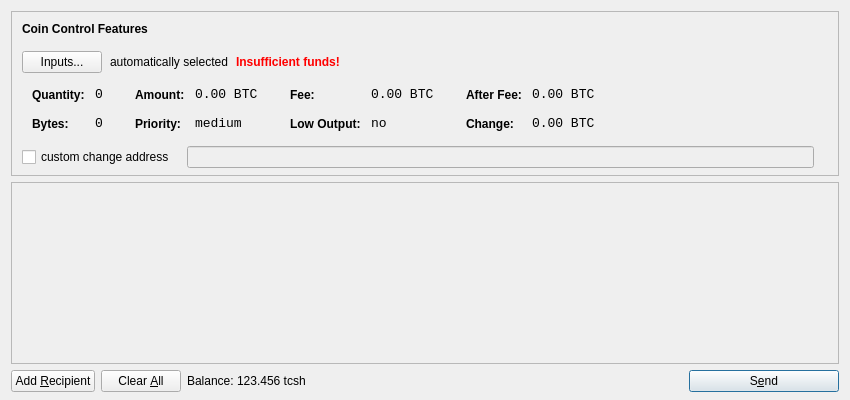
<?xml version="1.0" encoding="UTF-8"?>
<ui version="4.0">
 <class>SendCoinsDialog</class>
 <widget class="QDialog" name="SendCoinsDialog">
  <property name="geometry">
   <rect>
    <x>0</x>
    <y>0</y>
    <width>850</width>
    <height>400</height>
   </rect>
  </property>
  <property name="windowTitle">
   <string>Send Coins</string>
  </property>
  <layout class="QVBoxLayout" name="verticalLayout" stretch="0,1,0">
   <property name="bottomMargin">
    <number>8</number>
   </property>
   <item>
    <widget class="QFrame" name="frameCoinControl">
     <property name="sizePolicy">
      <sizepolicy hsizetype="Expanding" vsizetype="Expanding">
       <horstretch>0</horstretch>
       <verstretch>0</verstretch>
      </sizepolicy>
     </property>
     <property name="maximumSize">
      <size>
       <width>16777215</width>
       <height>16777215</height>
      </size>
     </property>
     <property name="frameShape">
      <enum>QFrame::StyledPanel</enum>
     </property>
     <property name="frameShadow">
      <enum>QFrame::Sunken</enum>
     </property>
     <layout class="QVBoxLayout" name="verticalLayoutCoinControl2">
      <property name="spacing">
       <number>-1</number>
      </property>
      <property name="leftMargin">
       <number>0</number>
      </property>
      <property name="topMargin">
       <number>0</number>
      </property>
      <property name="rightMargin">
       <number>0</number>
      </property>
      <property name="bottomMargin">
       <number>6</number>
      </property>
      <item>
       <layout class="QVBoxLayout" name="verticalLayoutCoinControl" stretch="0,0,0,0,1">
        <property name="spacing">
         <number>0</number>
        </property>
        <property name="leftMargin">
         <number>10</number>
        </property>
        <property name="topMargin">
         <number>10</number>
        </property>
        <item>
         <layout class="QHBoxLayout" name="horizontalLayoutCoinControl1">
          <property name="bottomMargin">
           <number>15</number>
          </property>
          <item>
           <widget class="QLabel" name="labelCoinControlFeatures">
            <property name="sizePolicy">
             <sizepolicy hsizetype="Preferred" vsizetype="Maximum">
              <horstretch>0</horstretch>
              <verstretch>0</verstretch>
             </sizepolicy>
            </property>
            <property name="font">
             <font>
              <weight>75</weight>
              <bold>true</bold>
             </font>
            </property>
            <property name="styleSheet">
             <string notr="true">font-weight:bold;</string>
            </property>
            <property name="text">
             <string>Coin Control Features</string>
            </property>
           </widget>
          </item>
         </layout>
        </item>
        <item>
         <layout class="QHBoxLayout" name="horizontalLayoutCoinControl2" stretch="0,0,0,0">
          <property name="spacing">
           <number>8</number>
          </property>
          <property name="bottomMargin">
           <number>10</number>
          </property>
          <item>
           <widget class="QPushButton" name="pushButtonCoinControl">
            <property name="styleSheet">
             <string notr="true"/>
            </property>
            <property name="text">
             <string>Inputs...</string>
            </property>
           </widget>
          </item>
          <item>
           <widget class="QLabel" name="labelCoinControlAutomaticallySelected">
            <property name="text">
             <string>automatically selected</string>
            </property>
            <property name="margin">
             <number>5</number>
            </property>
           </widget>
          </item>
          <item>
           <widget class="QLabel" name="labelCoinControlInsuffFunds">
            <property name="font">
             <font>
              <weight>75</weight>
              <bold>true</bold>
             </font>
            </property>
            <property name="styleSheet">
             <string notr="true">color:red;font-weight:bold;</string>
            </property>
            <property name="text">
             <string>Insufficient funds!</string>
            </property>
            <property name="margin">
             <number>5</number>
            </property>
           </widget>
          </item>
          <item>
           <spacer name="horizontalSpacerCoinControl">
            <property name="orientation">
             <enum>Qt::Horizontal</enum>
            </property>
            <property name="sizeHint" stdset="0">
             <size>
              <width>40</width>
              <height>1</height>
             </size>
            </property>
           </spacer>
          </item>
         </layout>
        </item>
        <item>
         <widget class="QWidget" name="widgetCoinControl" native="true">
          <property name="sizePolicy">
           <sizepolicy hsizetype="Preferred" vsizetype="Preferred">
            <horstretch>0</horstretch>
            <verstretch>0</verstretch>
           </sizepolicy>
          </property>
          <property name="minimumSize">
           <size>
            <width>0</width>
            <height>0</height>
           </size>
          </property>
          <property name="styleSheet">
           <string notr="true"/>
          </property>
          <layout class="QHBoxLayout" name="horizontalLayoutCoinControl5">
           <property name="margin">
            <number>0</number>
           </property>
           <item>
            <layout class="QHBoxLayout" name="horizontalLayoutCoinControl3" stretch="0,0,0,1">
             <property name="spacing">
              <number>20</number>
             </property>
             <property name="topMargin">
              <number>0</number>
             </property>
             <property name="bottomMargin">
              <number>10</number>
             </property>
             <item>
              <layout class="QFormLayout" name="formLayoutCoinControl1">
               <property name="horizontalSpacing">
                <number>10</number>
               </property>
               <property name="verticalSpacing">
                <number>14</number>
               </property>
               <property name="leftMargin">
                <number>10</number>
               </property>
               <property name="topMargin">
                <number>4</number>
               </property>
               <property name="rightMargin">
                <number>6</number>
               </property>
               <item row="0" column="0">
                <widget class="QLabel" name="labelCoinControlQuantityText">
                 <property name="styleSheet">
                  <string notr="true">font-weight:bold;</string>
                 </property>
                 <property name="text">
                  <string>Quantity:</string>
                 </property>
                 <property name="margin">
                  <number>0</number>
                 </property>
                </widget>
               </item>
               <item row="0" column="1">
                <widget class="QLabel" name="labelCoinControlQuantity">
                 <property name="font">
                  <font>
                   <family>Monospace</family>
                   <pointsize>10</pointsize>
                  </font>
                 </property>
                 <property name="cursor">
                  <cursorShape>IBeamCursor</cursorShape>
                 </property>
                 <property name="contextMenuPolicy">
                  <enum>Qt::ActionsContextMenu</enum>
                 </property>
                 <property name="text">
                  <string notr="true">0</string>
                 </property>
                 <property name="margin">
                  <number>0</number>
                 </property>
                 <property name="textInteractionFlags">
                  <set>Qt::LinksAccessibleByMouse|Qt::TextSelectableByKeyboard|Qt::TextSelectableByMouse</set>
                 </property>
                </widget>
               </item>
               <item row="1" column="0">
                <widget class="QLabel" name="labelCoinControlBytesText">
                 <property name="styleSheet">
                  <string notr="true">font-weight:bold;</string>
                 </property>
                 <property name="text">
                  <string>Bytes:</string>
                 </property>
                </widget>
               </item>
               <item row="1" column="1">
                <widget class="QLabel" name="labelCoinControlBytes">
                 <property name="font">
                  <font>
                   <family>Monospace</family>
                   <pointsize>10</pointsize>
                  </font>
                 </property>
                 <property name="cursor">
                  <cursorShape>IBeamCursor</cursorShape>
                 </property>
                 <property name="contextMenuPolicy">
                  <enum>Qt::ActionsContextMenu</enum>
                 </property>
                 <property name="text">
                  <string notr="true">0</string>
                 </property>
                 <property name="textInteractionFlags">
                  <set>Qt::LinksAccessibleByMouse|Qt::TextSelectableByKeyboard|Qt::TextSelectableByMouse</set>
                 </property>
                </widget>
               </item>
              </layout>
             </item>
             <item>
              <layout class="QFormLayout" name="formLayoutCoinControl2">
               <property name="horizontalSpacing">
                <number>10</number>
               </property>
               <property name="verticalSpacing">
                <number>14</number>
               </property>
               <property name="leftMargin">
                <number>6</number>
               </property>
               <property name="topMargin">
                <number>4</number>
               </property>
               <property name="rightMargin">
                <number>6</number>
               </property>
               <item row="0" column="0">
                <widget class="QLabel" name="labelCoinControlAmountText">
                 <property name="styleSheet">
                  <string notr="true">font-weight:bold;</string>
                 </property>
                 <property name="text">
                  <string>Amount:</string>
                 </property>
                 <property name="margin">
                  <number>0</number>
                 </property>
                </widget>
               </item>
               <item row="0" column="1">
                <widget class="QLabel" name="labelCoinControlAmount">
                 <property name="font">
                  <font>
                   <family>Monospace</family>
                   <pointsize>10</pointsize>
                  </font>
                 </property>
                 <property name="cursor">
                  <cursorShape>IBeamCursor</cursorShape>
                 </property>
                 <property name="contextMenuPolicy">
                  <enum>Qt::ActionsContextMenu</enum>
                 </property>
                 <property name="text">
                  <string notr="true">0.00 BTC</string>
                 </property>
                 <property name="textInteractionFlags">
                  <set>Qt::LinksAccessibleByMouse|Qt::TextSelectableByKeyboard|Qt::TextSelectableByMouse</set>
                 </property>
                </widget>
               </item>
               <item row="1" column="0">
                <widget class="QLabel" name="labelCoinControlPriorityText">
                 <property name="styleSheet">
                  <string notr="true">font-weight:bold;</string>
                 </property>
                 <property name="text">
                  <string>Priority:</string>
                 </property>
                </widget>
               </item>
               <item row="1" column="1">
                <widget class="QLabel" name="labelCoinControlPriority">
                 <property name="font">
                  <font>
                   <family>Monospace</family>
                   <pointsize>10</pointsize>
                  </font>
                 </property>
                 <property name="cursor">
                  <cursorShape>IBeamCursor</cursorShape>
                 </property>
                 <property name="contextMenuPolicy">
                  <enum>Qt::ActionsContextMenu</enum>
                 </property>
                 <property name="text">
                  <string>medium</string>
                 </property>
                 <property name="textInteractionFlags">
                  <set>Qt::LinksAccessibleByMouse|Qt::TextSelectableByKeyboard|Qt::TextSelectableByMouse</set>
                 </property>
                </widget>
               </item>
              </layout>
             </item>
             <item>
              <layout class="QFormLayout" name="formLayoutCoinControl3">
               <property name="horizontalSpacing">
                <number>10</number>
               </property>
               <property name="verticalSpacing">
                <number>14</number>
               </property>
               <property name="leftMargin">
                <number>6</number>
               </property>
               <property name="topMargin">
                <number>4</number>
               </property>
               <property name="rightMargin">
                <number>6</number>
               </property>
               <item row="0" column="0">
                <widget class="QLabel" name="labelCoinControlFeeText">
                 <property name="styleSheet">
                  <string notr="true">font-weight:bold;</string>
                 </property>
                 <property name="text">
                  <string>Fee:</string>
                 </property>
                 <property name="margin">
                  <number>0</number>
                 </property>
                </widget>
               </item>
               <item row="0" column="1">
                <widget class="QLabel" name="labelCoinControlFee">
                 <property name="font">
                  <font>
                   <family>Monospace</family>
                   <pointsize>10</pointsize>
                  </font>
                 </property>
                 <property name="cursor">
                  <cursorShape>IBeamCursor</cursorShape>
                 </property>
                 <property name="contextMenuPolicy">
                  <enum>Qt::ActionsContextMenu</enum>
                 </property>
                 <property name="text">
                  <string notr="true">0.00 BTC</string>
                 </property>
                 <property name="textInteractionFlags">
                  <set>Qt::LinksAccessibleByMouse|Qt::TextSelectableByKeyboard|Qt::TextSelectableByMouse</set>
                 </property>
                </widget>
               </item>
               <item row="1" column="0">
                <widget class="QLabel" name="labelCoinControlLowOutputText">
                 <property name="styleSheet">
                  <string notr="true">font-weight:bold;</string>
                 </property>
                 <property name="text">
                  <string>Low Output:</string>
                 </property>
                </widget>
               </item>
               <item row="1" column="1">
                <widget class="QLabel" name="labelCoinControlLowOutput">
                 <property name="font">
                  <font>
                   <family>Monospace</family>
                   <pointsize>10</pointsize>
                  </font>
                 </property>
                 <property name="cursor">
                  <cursorShape>IBeamCursor</cursorShape>
                 </property>
                 <property name="contextMenuPolicy">
                  <enum>Qt::ActionsContextMenu</enum>
                 </property>
                 <property name="text">
                  <string>no</string>
                 </property>
                 <property name="textInteractionFlags">
                  <set>Qt::LinksAccessibleByMouse|Qt::TextSelectableByKeyboard|Qt::TextSelectableByMouse</set>
                 </property>
                </widget>
               </item>
              </layout>
             </item>
             <item>
              <layout class="QFormLayout" name="formLayoutCoinControl4">
               <property name="horizontalSpacing">
                <number>10</number>
               </property>
               <property name="verticalSpacing">
                <number>14</number>
               </property>
               <property name="leftMargin">
                <number>6</number>
               </property>
               <property name="topMargin">
                <number>4</number>
               </property>
               <property name="rightMargin">
                <number>6</number>
               </property>
               <item row="0" column="0">
                <widget class="QLabel" name="labelCoinControlAfterFeeText">
                 <property name="styleSheet">
                  <string notr="true">font-weight:bold;</string>
                 </property>
                 <property name="text">
                  <string>After Fee:</string>
                 </property>
                 <property name="margin">
                  <number>0</number>
                 </property>
                </widget>
               </item>
               <item row="0" column="1">
                <widget class="QLabel" name="labelCoinControlAfterFee">
                 <property name="font">
                  <font>
                   <family>Monospace</family>
                   <pointsize>10</pointsize>
                  </font>
                 </property>
                 <property name="cursor">
                  <cursorShape>IBeamCursor</cursorShape>
                 </property>
                 <property name="contextMenuPolicy">
                  <enum>Qt::ActionsContextMenu</enum>
                 </property>
                 <property name="text">
                  <string notr="true">0.00 BTC</string>
                 </property>
                 <property name="textInteractionFlags">
                  <set>Qt::LinksAccessibleByMouse|Qt::TextSelectableByKeyboard|Qt::TextSelectableByMouse</set>
                 </property>
                </widget>
               </item>
               <item row="1" column="0">
                <widget class="QLabel" name="labelCoinControlChangeText">
                 <property name="styleSheet">
                  <string notr="true">font-weight:bold;</string>
                 </property>
                 <property name="text">
                  <string>Change:</string>
                 </property>
                </widget>
               </item>
               <item row="1" column="1">
                <widget class="QLabel" name="labelCoinControlChange">
                 <property name="font">
                  <font>
                   <family>Monospace</family>
                   <pointsize>10</pointsize>
                  </font>
                 </property>
                 <property name="cursor">
                  <cursorShape>IBeamCursor</cursorShape>
                 </property>
                 <property name="contextMenuPolicy">
                  <enum>Qt::ActionsContextMenu</enum>
                 </property>
                 <property name="text">
                  <string notr="true">0.00 BTC</string>
                 </property>
                 <property name="textInteractionFlags">
                  <set>Qt::LinksAccessibleByMouse|Qt::TextSelectableByKeyboard|Qt::TextSelectableByMouse</set>
                 </property>
                </widget>
               </item>
              </layout>
             </item>
            </layout>
           </item>
          </layout>
         </widget>
        </item>
        <item>
         <layout class="QHBoxLayout" name="horizontalLayoutCoinControl4" stretch="0,0,0">
          <property name="spacing">
           <number>12</number>
          </property>
          <property name="sizeConstraint">
           <enum>QLayout::SetDefaultConstraint</enum>
          </property>
          <property name="topMargin">
           <number>5</number>
          </property>
          <property name="rightMargin">
           <number>5</number>
          </property>
          <item>
           <widget class="QCheckBox" name="checkBoxCoinControlChange">
            <property name="text">
             <string>custom change address</string>
            </property>
           </widget>
          </item>
          <item>
           <widget class="QLineEdit" name="lineEditCoinControlChange">
            <property name="enabled">
             <bool>false</bool>
            </property>
            <property name="sizePolicy">
             <sizepolicy hsizetype="Expanding" vsizetype="Fixed">
              <horstretch>0</horstretch>
              <verstretch>0</verstretch>
             </sizepolicy>
            </property>
           </widget>
          </item>
          <item>
           <widget class="QLabel" name="labelCoinControlChangeLabel">
            <property name="sizePolicy">
             <sizepolicy hsizetype="Preferred" vsizetype="Expanding">
              <horstretch>0</horstretch>
              <verstretch>0</verstretch>
             </sizepolicy>
            </property>
            <property name="minimumSize">
             <size>
              <width>0</width>
              <height>0</height>
             </size>
            </property>
            <property name="text">
             <string/>
            </property>
            <property name="margin">
             <number>3</number>
            </property>
           </widget>
          </item>
         </layout>
        </item>
        <item>
         <spacer name="verticalSpacerCoinControl">
          <property name="orientation">
           <enum>Qt::Vertical</enum>
          </property>
          <property name="sizeHint" stdset="0">
           <size>
            <width>800</width>
            <height>1</height>
           </size>
          </property>
         </spacer>
        </item>
       </layout>
      </item>
     </layout>
    </widget>
   </item>
   <item>
    <widget class="QScrollArea" name="scrollArea">
     <property name="widgetResizable">
      <bool>true</bool>
     </property>
     <widget class="QWidget" name="scrollAreaWidgetContents">
      <property name="geometry">
       <rect>
        <x>0</x>
        <y>0</y>
        <width>830</width>
        <height>165</height>
       </rect>
      </property>
      <layout class="QVBoxLayout" name="verticalLayout_2">
       <property name="margin">
        <number>0</number>
       </property>
       <item>
        <layout class="QVBoxLayout" name="entries">
         <property name="spacing">
          <number>6</number>
         </property>
        </layout>
       </item>
       <item>
        <spacer name="verticalSpacer">
         <property name="orientation">
          <enum>Qt::Vertical</enum>
         </property>
         <property name="sizeHint" stdset="0">
          <size>
           <width>20</width>
           <height>40</height>
          </size>
         </property>
        </spacer>
       </item>
      </layout>
     </widget>
    </widget>
   </item>
   <item>
    <layout class="QHBoxLayout" name="horizontalLayout">
     <item>
      <widget class="QPushButton" name="addButton">
       <property name="toolTip">
        <string>Send to multiple recipients at once</string>
       </property>
       <property name="text">
        <string>Add &amp;Recipient</string>
       </property>
       <property name="icon">
        <iconset resource="../bitcoin.qrc">
         <normaloff>:/icons/add</normaloff>:/icons/add</iconset>
       </property>
       <property name="autoDefault">
        <bool>false</bool>
       </property>
      </widget>
     </item>
     <item>
      <widget class="QPushButton" name="clearButton">
       <property name="sizePolicy">
        <sizepolicy hsizetype="Minimum" vsizetype="Fixed">
         <horstretch>0</horstretch>
         <verstretch>0</verstretch>
        </sizepolicy>
       </property>
       <property name="toolTip">
        <string>Remove all transaction fields</string>
       </property>
       <property name="text">
        <string>Clear &amp;All</string>
       </property>
       <property name="icon">
        <iconset resource="../bitcoin.qrc">
         <normaloff>:/icons/remove</normaloff>:/icons/remove</iconset>
       </property>
       <property name="autoRepeatDelay">
        <number>300</number>
       </property>
       <property name="autoDefault">
        <bool>false</bool>
       </property>
      </widget>
     </item>
     <item>
      <layout class="QHBoxLayout" name="horizontalLayout_2">
       <property name="spacing">
        <number>3</number>
       </property>
       <item>
        <widget class="QLabel" name="label">
         <property name="text">
          <string>Balance:</string>
         </property>
        </widget>
       </item>
       <item>
        <widget class="QLabel" name="labelBalance">
         <property name="cursor">
          <cursorShape>IBeamCursor</cursorShape>
         </property>
         <property name="text">
          <string>123.456 tcsh</string>
         </property>
         <property name="textInteractionFlags">
          <set>Qt::LinksAccessibleByMouse|Qt::TextSelectableByKeyboard|Qt::TextSelectableByMouse</set>
         </property>
        </widget>
       </item>
      </layout>
     </item>
     <item>
      <spacer name="horizontalSpacer">
       <property name="orientation">
        <enum>Qt::Horizontal</enum>
       </property>
       <property name="sizeHint" stdset="0">
        <size>
         <width>40</width>
         <height>20</height>
        </size>
       </property>
      </spacer>
     </item>
     <item>
      <widget class="QPushButton" name="sendButton">
       <property name="minimumSize">
        <size>
         <width>150</width>
         <height>0</height>
        </size>
       </property>
       <property name="toolTip">
        <string>Confirm the send action</string>
       </property>
       <property name="text">
        <string>S&amp;end</string>
       </property>
       <property name="icon">
        <iconset resource="../bitcoin.qrc">
         <normaloff>:/icons/send</normaloff>:/icons/send</iconset>
       </property>
       <property name="default">
        <bool>true</bool>
       </property>
      </widget>
     </item>
    </layout>
   </item>
  </layout>
 </widget>
 <resources>
  <include location="../bitcoin.qrc"/>
 </resources>
 <connections/>
</ui>
